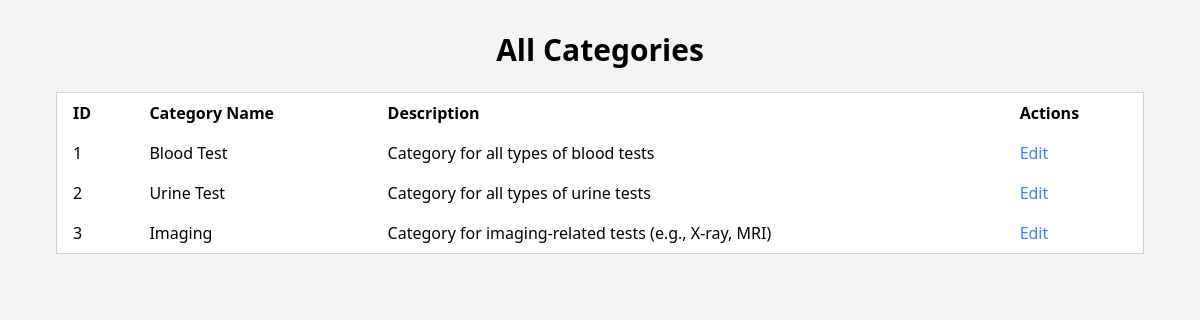
The page /pages/categories/view_categories.php (signed in) on the database its author committed.
### tables this page shows
CREATE TABLE categories (
    id INT AUTO_INCREMENT PRIMARY KEY,
    name VARCHAR(255) NOT NULL,
    description TEXT,
    created_at TIMESTAMP DEFAULT CURRENT_TIMESTAMP
);

### pages/categories/view_categories.php (the view, shortened to what this page needs)
<?php
include '../../config/database.php';
$query = "SELECT * FROM categories";
$stmt = $conn->prepare($query);
$stmt->execute();
$categories = $stmt->fetchAll(PDO::FETCH_ASSOC);
?>
<!DOCTYPE html>
<html lang="en">
<head>
    <link href="https://cdn.jsdelivr.net/npm/tailwindcss@2.2.19/dist/tailwind.min.css" rel="stylesheet">
</head>
<body class="bg-gray-100">
    <div class="max-w-6xl mx-auto p-8">
        <h1 class="text-3xl font-bold text-center mb-6">All Categories</h1>
        <table class="min-w-full bg-white border border-gray-300 rounded-md">
            <thead>
                <tr>
                    <th class="py-2 px-4 text-left">ID</th>
                    <th class="py-2 px-4 text-left">Category Name</th>
                    <th class="py-2 px-4 text-left">Description</th>
                    <?php if ($_SESSION['role'] == 'admin'): ?>
                        <th class="py-2 px-4 text-left">Actions</th>
                    <?php endif; ?>
                </tr>
            </thead>
            <tbody>
                <?php foreach ($categories as $category): ?>
                    <tr>
                        <td class="py-2 px-4"><?php echo $category['id']; ?></td>
                        <td class="py-2 px-4"><?php echo $category['name']; ?></td>
                        <td class="py-2 px-4"><?php echo $category['description']; ?></td>
                        <?php if ($_SESSION['role'] == 'admin'): ?>
                            <td class="py-2 px-4">
                                <a href="edit_category.php?id=<?php echo $category['id']; ?>" class="text-blue-500 hover:text-blue-700">Edit</a>
                            </td>
                        <?php endif; ?>
                    </tr>
                <?php endforeach; ?>
            </tbody>
        </table>
    </div>
</body>
</html>

### rows shown on the page
categories: id "1", name "Blood Test", description "Category for all types of blood tests"
categories: id "2", name "Urine Test", description "Category for all types of urine tests"
categories: id "3", name "Imaging", description "Category for imaging-related tests (e.g., X-ray, MRI)"
